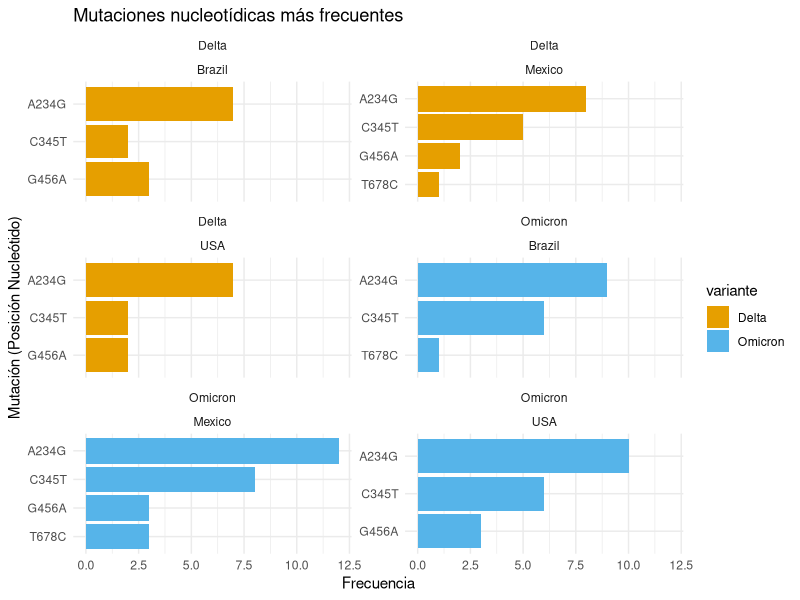
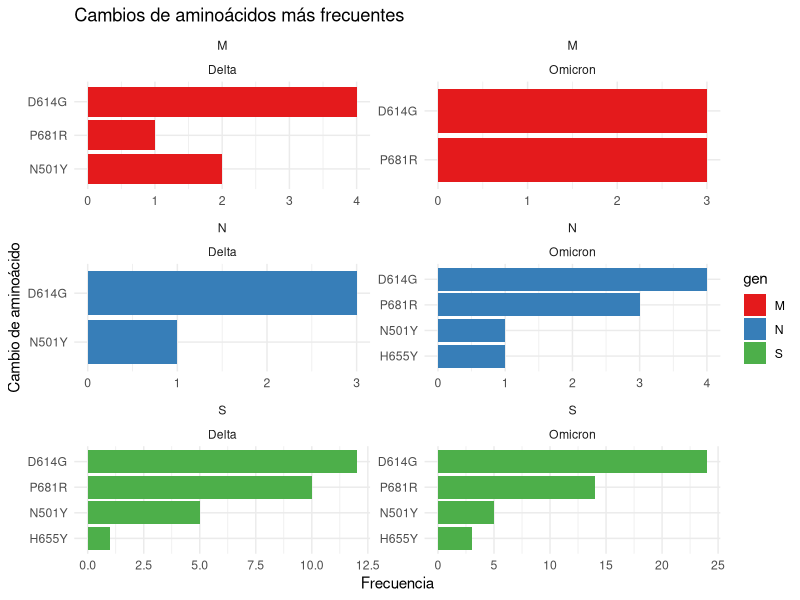
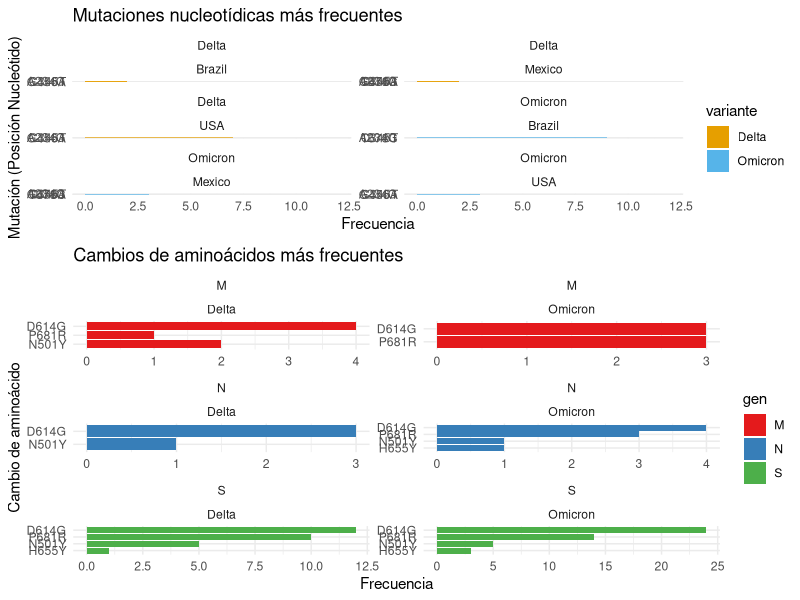

Recreate these plots in R, in order.
library(seqinr)
library(ggplot2)
library(dplyr)
library(tidyr)
library(ggpubr)

# 1. Tabla de traducción de codones a aminoácidos ----
trad <- c(
  "UUU" = "F", "UUC" = "F", "UUA" = "L", "UUG" = "L",
  "UCU" = "S", "UCC" = "S", "UCA" = "S", "UCG" = "S",
  "UAU" = "Y", "UAC" = "Y", "UAA" = "*", "UAG" = "*",
  "UGU" = "C", "UGC" = "C", "UGA" = "*", "UGG" = "W",
  "CUU" = "L", "CUC" = "L", "CUA" = "L", "CUG" = "L",
  "CCU" = "P", "CCC" = "P", "CCA" = "P", "CCG" = "P",
  "CAU" = "H", "CAC" = "H", "CAA" = "Q", "CAG" = "Q",
  "CGU" = "R", "CGC" = "R", "CGA" = "R", "CGG" = "R",
  "AUU" = "I", "AUC" = "I", "AUA" = "I", "AUG" = "M",
  "ACU" = "T", "ACC" = "T", "ACA" = "T", "ACG" = "T",
  "AAU" = "N", "AAC" = "N", "AAA" = "K", "AAG" = "K",
  "AGU" = "S", "AGC" = "S", "AGA" = "R", "AGG" = "R",
  "GUU" = "V", "GUC" = "V", "GUA" = "V", "GUG" = "V",
  "GCU" = "A", "GCC" = "A", "GCA" = "A", "GCG" = "A",
  "GAU" = "D", "GAC" = "D", "GAA" = "E", "GAG" = "E",
  "GGU" = "G", "GGC" = "G", "GGA" = "G", "GGG" = "G"
)

# 2. Función de análisis de mutaciones corregida ----
analizar_mutaciones <- function(ref_file, var_file, variante_nombre, pais) {
  # Leer secuencias
  ref_sequences <- read.fasta(ref_file, forceDNAtolower = FALSE)
  var_sequences <- read.fasta(var_file, forceDNAtolower = FALSE)
  
  # Inicializar dataframe para resultados
  resultados <- data.frame(
    mutacion = character(),
    cambioCodon = character(),
    cambioAmino = character(),
    pos = integer(),
    gen = character(),
    variante = character(),
    pais = character(),
    stringsAsFactors = FALSE
  )
  
  # Procesar cada gen de referencia
  for (i in seq_along(ref_sequences)) {
    gen_ref <- ref_sequences[[i]]
    gen_ref[gen_ref == "T"] <- "U"  # Convertir a ARN
    
    # Extraer nombre del gen
    info <- attr(gen_ref, "Annot")
    gene_name <- if(!is.null(info)) {
      info_split <- unlist(strsplit(info, "\\[|\\]|:|=|\\.|;|\\s"))
      gene_pos <- which(info_split == "gene")
      if(length(gene_pos) > 0) info_split[gene_pos[1] + 1] else paste0("Gen_", i)
    } else {
      paste0("Gen_", i)
    }
    
    # Procesar cada secuencia variante
    for (j in seq_along(var_sequences)) {
      gen_var <- var_sequences[[j]]
      gen_var[gen_var == "T"] <- "U"
      
      # Verificar longitud
      if(length(gen_ref) != length(gen_var)) {
        warning(paste("Longitudes no coinciden para", gene_name, "- Saltando..."))
        next
      }
      
      # Identificar diferencias
      diferencias <- which(gen_ref != gen_var)
      
      if(length(diferencias) > 0) {
        for(pos in diferencias) {
          ini <- pos - ((pos - 1) %% 3)
          if((ini + 2) > length(gen_ref)) next
          
          # Construir codones
          codOri <- paste(gen_ref[ini:(ini+2)], collapse = "")
          codMut <- paste(gen_var[ini:(ini+2)], collapse = "")
          
          # Traducción a aminoácidos
          aaOri <- ifelse(is.na(trad[codOri]), "X", trad[codOri])
          aaMut <- ifelse(is.na(trad[codMut]), "X", trad[codMut])
          
          # Solo registrar cambios no sinónimos
          if(aaOri != aaMut) {
            mut <- paste(gen_ref[pos], pos, gen_var[pos])
            cambio_codon <- paste(codOri, "→", codMut)
            cambio_aa <- paste0(aaOri, (ini %/% 3) + 1, aaMut)
            
            resultados <- rbind(resultados, data.frame(
              mutacion = mut,
              cambioCodon = cambio_codon,
              cambioAmino = cambio_aa,
              pos = pos,
              gen = gene_name,
              variante = variante_nombre,
              pais = pais,
              stringsAsFactors = FALSE
            ))
          }
        }
      }
    }
  }
  
  return(resultados)
}

# 3. Funciones de visualización mejoradas ----

# Gráfico de mutaciones nucleotídicas con frecuencias correctas
plot_mutaciones <- function(data) {
  if (nrow(data) == 0) {
    return(ggplot() + 
             annotate("text", x = 1, y = 1, label = "No hay mutaciones para mostrar") + 
             theme_void())
  }
  
  # Calcular frecuencias correctamente
  plot_data <- data %>%
    count(variante, pais, mutacion, name = "Frecuencia") %>%
    group_by(variante) %>%
    arrange(desc(Frecuencia)) %>%
    slice_head(n = 10) %>%
    ungroup()
  
  # Crear gráfico
  p <- ggplot(plot_data, aes(x = reorder(mutacion, Frecuencia), y = Frecuencia, fill = variante)) +
    geom_col() +
    coord_flip() +
    labs(title = "Mutaciones nucleotídicas más frecuentes",
         x = "Mutación (Posición Nucleótido)",
         y = "Frecuencia") +
    theme_minimal() +
    scale_fill_manual(values = c("Delta" = "#E69F00", "Omicron" = "#56B4E9"))
  
  # Añadir facetas si es necesario
  if (length(unique(plot_data$pais)) > 1 || length(unique(plot_data$variante)) > 1) {
    p <- p + facet_wrap(~variante + pais, scales = "free_y", ncol = 2)
  }
  
  return(p)
}

# Gráfico de cambios de aminoácidos con frecuencias correctas
plot_cambio_amino <- function(data) {
  if (nrow(data) == 0) {
    return(ggplot() + 
             annotate("text", x = 1, y = 1, label = "No hay cambios de aminoácidos para mostrar") + 
             theme_void())
  }
  
  # Calcular frecuencias correctamente
  plot_data <- data %>%
    count(gen, variante, cambioAmino, name = "Frecuencia") %>%
    group_by(gen) %>%
    arrange(desc(Frecuencia)) %>%
    slice_head(n = 10) %>%
    ungroup()
  
  # Crear gráfico
  p <- ggplot(plot_data, aes(x = reorder(cambioAmino, Frecuencia), y = Frecuencia, fill = gen)) +
    geom_col() +
    coord_flip() +
    labs(title = "Cambios de aminoácidos más frecuentes",
         x = "Cambio de aminoácido",
         y = "Frecuencia") +
    theme_minimal() +
    scale_fill_brewer(palette = "Set1")
  
  # Añadir facetas si es necesario
  if (length(unique(plot_data$gen)) > 1 || length(unique(plot_data$variante)) > 1) {
    p <- p + facet_wrap(~gen + variante, scales = "free", ncol = 2)
  }
  
  return(p)
}

# 4. Ejemplo de uso con datos simulados ----
set.seed(123)
mutaciones_ejemplo <- data.frame(
  mutacion = sample(c("A234G", "C345T", "G456A", "T678C"), 100, replace = TRUE, prob = c(0.5, 0.3, 0.15, 0.05)),
  cambioAmino = sample(c("D614G", "P681R", "N501Y", "H655Y"), 100, replace = TRUE, prob = c(0.5, 0.3, 0.15, 0.05)),
  pos = sample(100:800, 100, replace = TRUE),
  gen = sample(c("S", "N", "M"), 100, replace = TRUE, prob = c(0.7, 0.2, 0.1)),
  variante = sample(c("Delta", "Omicron"), 100, replace = TRUE, prob = c(0.4, 0.6)),
  pais = sample(c("Mexico", "Brazil", "USA"), 100, replace = TRUE, prob = c(0.5, 0.3, 0.2)),
  stringsAsFactors = FALSE
)

# Generar gráficos
plot_mut <- plot_mutaciones(mutaciones_ejemplo)
plot_amino <- plot_cambio_amino(mutaciones_ejemplo)

# Mostrar gráficos
print(plot_mut)
print(plot_amino)

# Combinar gráficos
if (!is.null(plot_mut) && !is.null(plot_amino)) {
  combined_plot <- ggarrange(plot_mut, plot_amino, ncol = 1, heights = c(1, 1.5))
  print(combined_plot)
}
